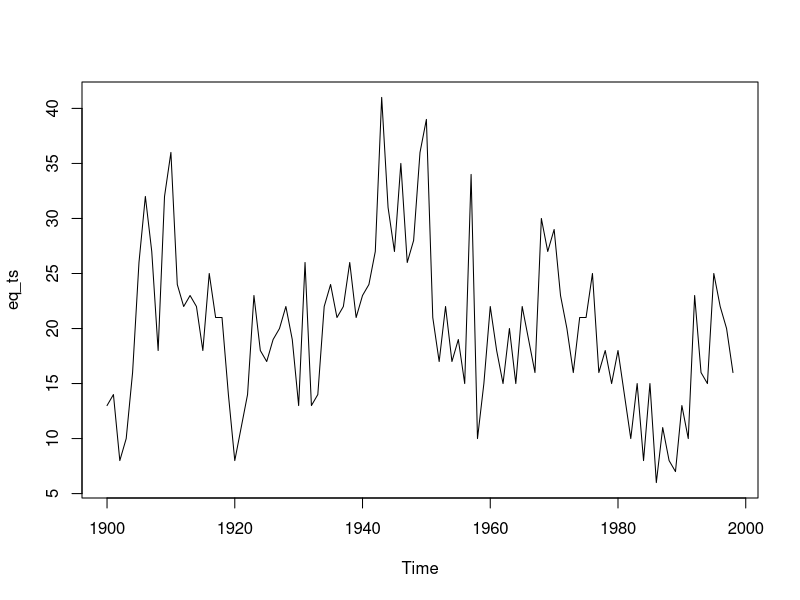
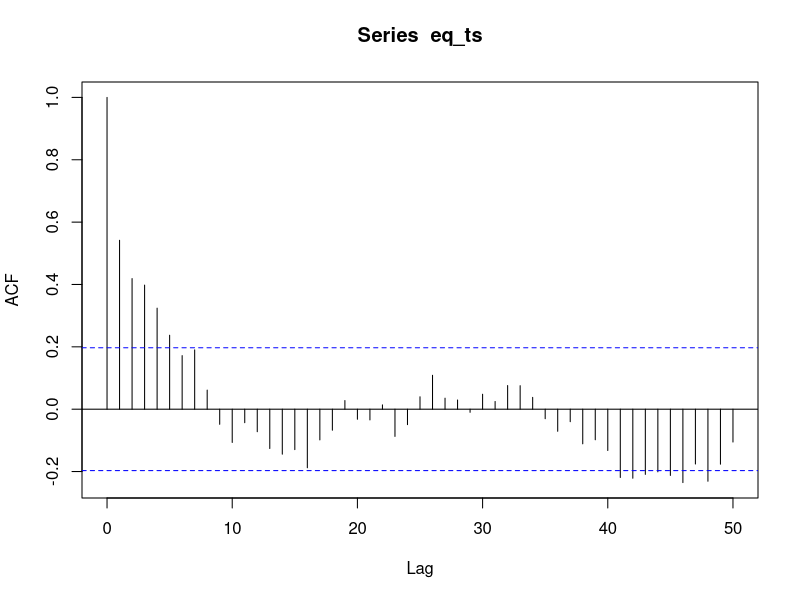
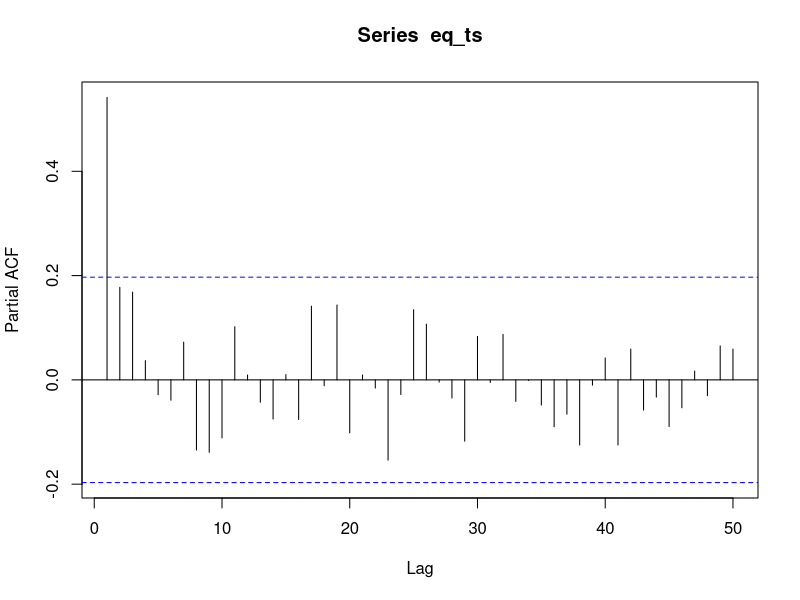
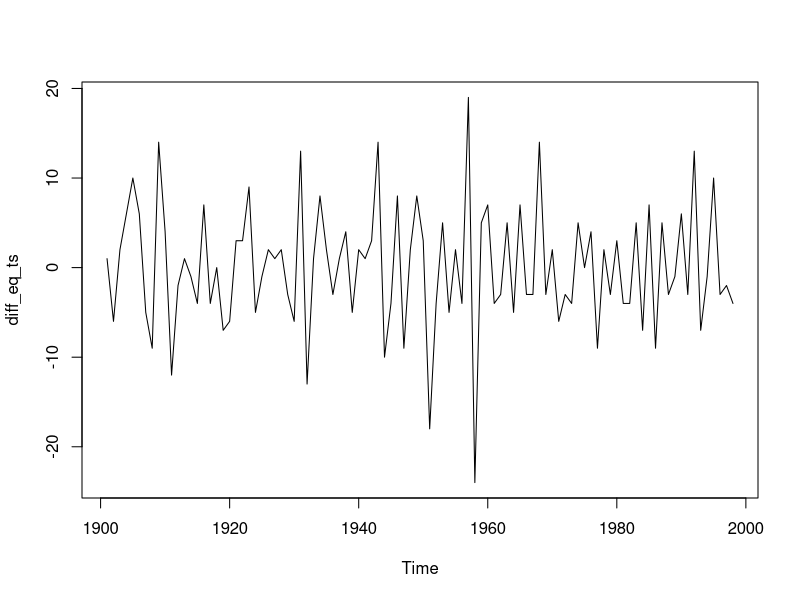
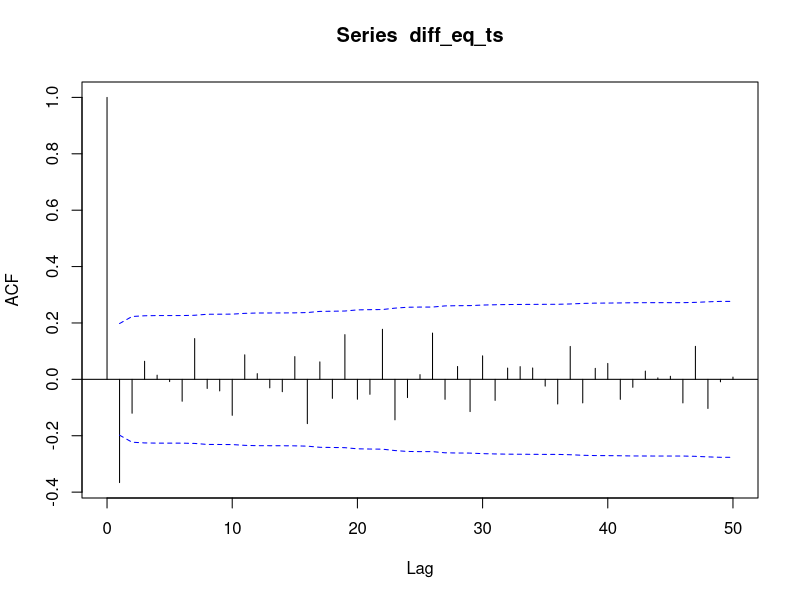
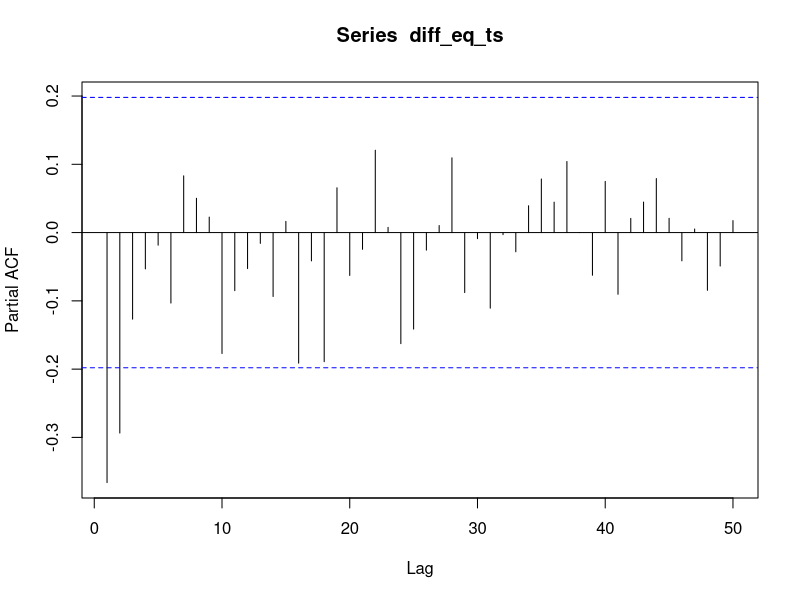
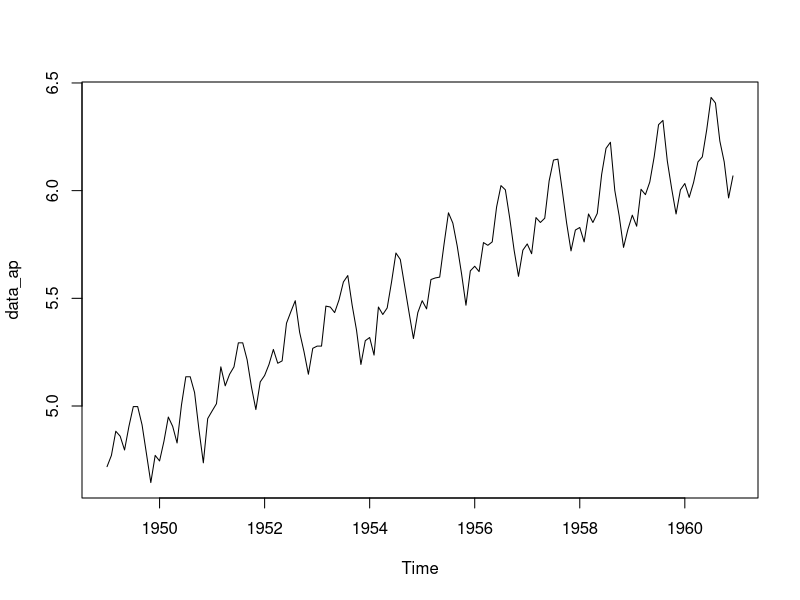
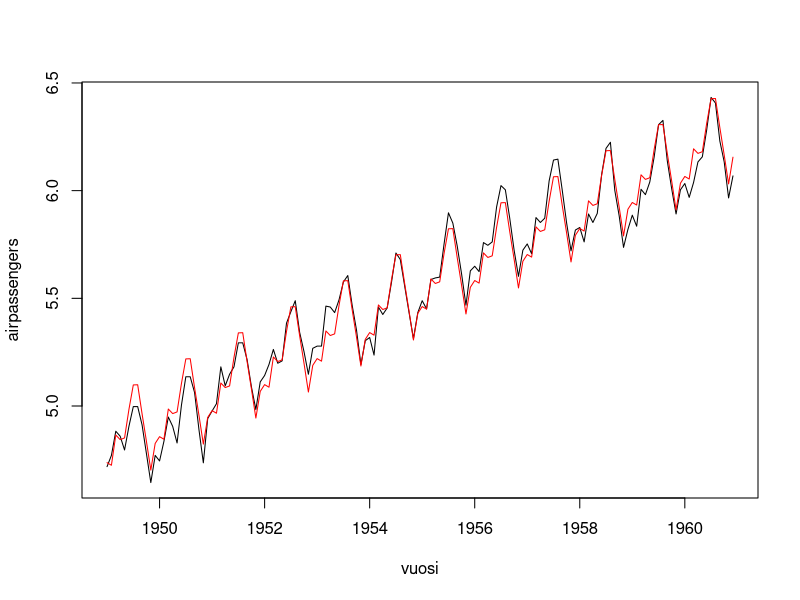

Source code (R) for these figures, in order:
#T1

#a

data_eq <- read.csv2("eq.csv", header=TRUE, sep = ",")

eq_ts <- ts(data_eq$Quakes, start=1900, freq=1)

#b

#alkuperäinen

ts.plot(eq_ts)

acf(eq_ts, lag.max = 50)

pacf(eq_ts, lag.max = 50) #AR(1)?

#erotussarja

diff_eq_ts <- diff(eq_ts)

ts.plot(diff_eq_ts)

acf(diff_eq_ts, lag.max = 50, ci.type="ma") #MA(1)?

pacf(diff_eq_ts, lag.max = 50)

#c

#MA(1) mallia voisi sovittaa sillä näyttää että otosautokorrelaatiot ovat
#lähellä nollaa viiveestä 1 eteenpäin.

#AR(1) mallia voisi sovittaa sillä näyttää, että osittaiset autokorrelaatiot
#ovat lähellä nollaa viiveestä 1 eteenpäin.

model_ma1 <- arima(diff_eq_ts, order=c(0,0,1))
model_ma1

model_ar1 <- arima(eq_ts, order=c(1,0,0))

#d

confint(model_ma1)

#e

model_ma1$var.coef

#T2

#standard error

se <- sqrt(model_ma1$var.coef[1])

#confint

model_ma1$coef[1] + qnorm(0.975)*se
model_ma1$coef[1] - qnorm(0.975)*se

#===============================================================================

#T2

#a

data(AirPassengers)

data_ap <- ts(log(AirPassengers), start=1949, frequency = 12)
data_ap

ts.plot(data_ap)

#b

months_ <- month.abb[cycle(AirPassengers)]

t <- as.numeric(time(data_ap))

fit_b <- lm(data_ap ~ months_ + t)

#c

ts.plot(data_ap, fitted(fit_b), gpars=list(xlab="vuosi", ylab="airpassengers", 
                                           col=c("black","red")))

ts.plot(data_ap - fitted(fit_b))

#d

#Residuaalit eivät näytä stationaarisilta. Välillä (esim 1954-1956) on
#havaittavissa kasvavaa lineaarista trendiä ja välillä laskevaa lineaarista
#trendiä.

#e

fit_e <- arima(data_ap, order=c(0,1,0), seasonal=c(2,0,0), xreg=1:144)

fit_e$model$phi

#f

sim_e <- arima.sim(model = list(ar=fit_e$model$phi), n=length(data_ap), n.start = 1e5)

sim_e <- sim_e + 1:144*fit_e$coef[3]

sim_e <- ts(sim_e, start=1949, frequency=12)

ts.plot(sim_e)

#g

fit_g <- arima(data_ap, order=c(0,1,1), seasonal=c(0,1,1))

#h

sim_g <- arima.sim(model = list(ma=fit_g$model$theta), n=length(data_ap), n.start = 1e5)

sim_g <- ts(sim_g, start=1949, frequency=12)

ts.plot(sim_g)

#i

ts.plot(diff(data_ap), sim_e, gpars=list(xlab="vuosi", ylab="airpassengers", 
                                                col=c("black","red")))


ts.plot(diff(data_ap), sim_g, gpars=list(xlab="vuosi", ylab="airpassengers", 
                                                col=c("black","red")))




